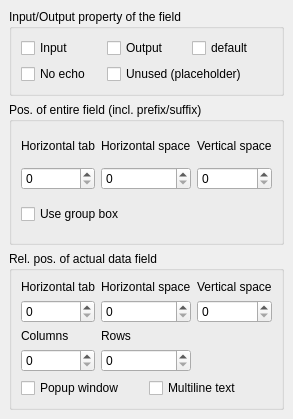
<ui version="4.0" >
 <author></author>
 <comment></comment>
 <exportmacro></exportmacro>
 <class>IDD_IOPage</class>
 <widget class="QWidget" name="IDD_IOPage" >
  <property name="geometry" >
   <rect>
    <x>0</x>
    <y>0</y>
    <width>291</width>
    <height>419</height>
   </rect>
  </property>
  <property name="sizePolicy" >
   <sizepolicy>
    <hsizetype>7</hsizetype>
    <vsizetype>7</vsizetype>
    <horstretch>0</horstretch>
    <verstretch>0</verstretch>
   </sizepolicy>
  </property>
  <property name="windowTitle" >
   <string>IO+Layout</string>
  </property>
  <layout class="QVBoxLayout" >
   <property name="margin" >
    <number>9</number>
   </property>
   <property name="spacing" >
    <number>6</number>
   </property>
   <item>
    <widget class="QGroupBox" name="GroupBox_IDC_STATIC" >
     <property name="sizePolicy" >
      <sizepolicy>
       <hsizetype>1</hsizetype>
       <vsizetype>1</vsizetype>
       <horstretch>0</horstretch>
       <verstretch>0</verstretch>
      </sizepolicy>
     </property>
     <property name="focusPolicy" >
      <enum>Qt::NoFocus</enum>
     </property>
     <property name="title" >
      <string>Input/Output property of the field</string>
     </property>
     <layout class="QGridLayout" >
      <property name="margin" >
       <number>9</number>
      </property>
      <property name="spacing" >
       <number>6</number>
      </property>
      <item row="0" column="2" >
       <widget class="QCheckBox" name="UseDefault" >
        <property name="text" >
         <string>default</string>
        </property>
       </widget>
      </item>
      <item row="0" column="1" >
       <widget class="QCheckBox" name="isOutput" >
        <property name="text" >
         <string>Output</string>
        </property>
       </widget>
      </item>
      <item row="1" column="0" >
       <widget class="QCheckBox" name="noEcho" >
        <property name="text" >
         <string>No echo</string>
        </property>
       </widget>
      </item>
      <item row="1" column="1" colspan="2" >
       <widget class="QCheckBox" name="NoFIO" >
        <property name="text" >
         <string>Unused (placeholder)</string>
        </property>
       </widget>
      </item>
      <item row="0" column="0" >
       <widget class="QCheckBox" name="isInput" >
        <property name="text" >
         <string>Input</string>
        </property>
       </widget>
      </item>
     </layout>
    </widget>
   </item>
   <item>
    <widget class="QGroupBox" name="GroupBox_IDC_STATIC1" >
     <property name="sizePolicy" >
      <sizepolicy>
       <hsizetype>7</hsizetype>
       <vsizetype>7</vsizetype>
       <horstretch>0</horstretch>
       <verstretch>0</verstretch>
      </sizepolicy>
     </property>
     <property name="focusPolicy" >
      <enum>Qt::NoFocus</enum>
     </property>
     <property name="title" >
      <string>Pos. of entire field (incl. prefix/suffix)</string>
     </property>
     <layout class="QGridLayout" >
      <property name="margin" >
       <number>9</number>
      </property>
      <property name="spacing" >
       <number>6</number>
      </property>
      <item row="2" column="0" colspan="2" >
       <widget class="QCheckBox" name="groupbox" >
        <property name="text" >
         <string>Use group box</string>
        </property>
       </widget>
      </item>
      <item row="1" column="2" >
       <widget class="QSpinBox" name="FVSpaceSPIN" >
        <property name="focusPolicy" >
         <enum>Qt::NoFocus</enum>
        </property>
       </widget>
      </item>
      <item row="1" column="1" >
       <widget class="QSpinBox" name="FHSpaceSPIN" >
        <property name="focusPolicy" >
         <enum>Qt::NoFocus</enum>
        </property>
       </widget>
      </item>
      <item row="0" column="2" >
       <widget class="QLabel" name="Label_IDC_STATIC4" >
        <property name="sizePolicy" >
         <sizepolicy>
          <hsizetype>5</hsizetype>
          <vsizetype>0</vsizetype>
          <horstretch>0</horstretch>
          <verstretch>0</verstretch>
         </sizepolicy>
        </property>
        <property name="focusPolicy" >
         <enum>Qt::NoFocus</enum>
        </property>
        <property name="text" >
         <string>Vertical space</string>
        </property>
        <property name="alignment" >
         <set>Qt::AlignLeading|Qt::AlignLeft|Qt::AlignTop</set>
        </property>
       </widget>
      </item>
      <item row="0" column="1" >
       <widget class="QLabel" name="Label_IDC_STATIC3" >
        <property name="sizePolicy" >
         <sizepolicy>
          <hsizetype>5</hsizetype>
          <vsizetype>0</vsizetype>
          <horstretch>0</horstretch>
          <verstretch>0</verstretch>
         </sizepolicy>
        </property>
        <property name="focusPolicy" >
         <enum>Qt::NoFocus</enum>
        </property>
        <property name="text" >
         <string>Horizontal space</string>
        </property>
        <property name="alignment" >
         <set>Qt::AlignLeading|Qt::AlignLeft|Qt::AlignTop</set>
        </property>
       </widget>
      </item>
      <item row="0" column="0" >
       <widget class="QLabel" name="Label_IDC_STATIC2" >
        <property name="sizePolicy" >
         <sizepolicy>
          <hsizetype>5</hsizetype>
          <vsizetype>0</vsizetype>
          <horstretch>0</horstretch>
          <verstretch>0</verstretch>
         </sizepolicy>
        </property>
        <property name="focusPolicy" >
         <enum>Qt::NoFocus</enum>
        </property>
        <property name="text" >
         <string>Horizontal tab</string>
        </property>
        <property name="alignment" >
         <set>Qt::AlignLeading|Qt::AlignLeft|Qt::AlignTop</set>
        </property>
       </widget>
      </item>
      <item row="1" column="0" >
       <widget class="QSpinBox" name="FHTabSPIN" >
        <property name="focusPolicy" >
         <enum>Qt::NoFocus</enum>
        </property>
       </widget>
      </item>
     </layout>
    </widget>
   </item>
   <item>
    <widget class="QGroupBox" name="GroupBox_IDC_STATIC2" >
     <property name="sizePolicy" >
      <sizepolicy>
       <hsizetype>7</hsizetype>
       <vsizetype>7</vsizetype>
       <horstretch>0</horstretch>
       <verstretch>0</verstretch>
      </sizepolicy>
     </property>
     <property name="focusPolicy" >
      <enum>Qt::NoFocus</enum>
     </property>
     <property name="title" >
      <string>Rel. pos. of actual data field</string>
     </property>
     <layout class="QGridLayout" >
      <property name="margin" >
       <number>9</number>
      </property>
      <property name="spacing" >
       <number>6</number>
      </property>
      <item row="3" column="0" >
       <widget class="QSpinBox" name="ColsSPIN" >
        <property name="focusPolicy" >
         <enum>Qt::NoFocus</enum>
        </property>
       </widget>
      </item>
      <item row="4" column="2" colspan="2" >
       <widget class="QCheckBox" name="MultiLine" >
        <property name="text" >
         <string>Multiline text</string>
        </property>
       </widget>
      </item>
      <item row="4" column="0" colspan="2" >
       <widget class="QCheckBox" name="Popupw" >
        <property name="text" >
         <string>Popup window</string>
        </property>
       </widget>
      </item>
      <item row="2" column="1" colspan="2" >
       <widget class="QLabel" name="Label_IDC_STATIC9" >
        <property name="sizePolicy" >
         <sizepolicy>
          <hsizetype>5</hsizetype>
          <vsizetype>0</vsizetype>
          <horstretch>0</horstretch>
          <verstretch>0</verstretch>
         </sizepolicy>
        </property>
        <property name="focusPolicy" >
         <enum>Qt::NoFocus</enum>
        </property>
        <property name="text" >
         <string>Rows</string>
        </property>
        <property name="alignment" >
         <set>Qt::AlignLeading|Qt::AlignLeft|Qt::AlignTop</set>
        </property>
       </widget>
      </item>
      <item row="0" column="0" >
       <widget class="QLabel" name="Label_IDC_STATIC5" >
        <property name="focusPolicy" >
         <enum>Qt::NoFocus</enum>
        </property>
        <property name="text" >
         <string>Horizontal tab</string>
        </property>
        <property name="alignment" >
         <set>Qt::AlignLeading|Qt::AlignLeft|Qt::AlignTop</set>
        </property>
       </widget>
      </item>
      <item row="1" column="1" colspan="2" >
       <widget class="QSpinBox" name="DHSpaceSPIN" >
        <property name="focusPolicy" >
         <enum>Qt::NoFocus</enum>
        </property>
       </widget>
      </item>
      <item row="3" column="1" colspan="2" >
       <widget class="QSpinBox" name="RowsSPIN" >
        <property name="focusPolicy" >
         <enum>Qt::NoFocus</enum>
        </property>
       </widget>
      </item>
      <item row="2" column="0" >
       <widget class="QLabel" name="Label_IDC_STATIC8" >
        <property name="sizePolicy" >
         <sizepolicy>
          <hsizetype>5</hsizetype>
          <vsizetype>0</vsizetype>
          <horstretch>0</horstretch>
          <verstretch>0</verstretch>
         </sizepolicy>
        </property>
        <property name="focusPolicy" >
         <enum>Qt::NoFocus</enum>
        </property>
        <property name="text" >
         <string>Columns</string>
        </property>
        <property name="alignment" >
         <set>Qt::AlignLeading|Qt::AlignLeft|Qt::AlignTop</set>
        </property>
       </widget>
      </item>
      <item row="0" column="1" colspan="2" >
       <widget class="QLabel" name="Label_IDC_STATIC6" >
        <property name="focusPolicy" >
         <enum>Qt::NoFocus</enum>
        </property>
        <property name="text" >
         <string>Horizontal space</string>
        </property>
        <property name="alignment" >
         <set>Qt::AlignLeading|Qt::AlignLeft|Qt::AlignTop</set>
        </property>
       </widget>
      </item>
      <item row="0" column="3" >
       <widget class="QLabel" name="Label_IDC_STATIC7" >
        <property name="focusPolicy" >
         <enum>Qt::NoFocus</enum>
        </property>
        <property name="text" >
         <string>Vertical space</string>
        </property>
        <property name="alignment" >
         <set>Qt::AlignLeading|Qt::AlignLeft|Qt::AlignTop</set>
        </property>
       </widget>
      </item>
      <item row="1" column="3" >
       <widget class="QSpinBox" name="DVSpaceSPIN" >
        <property name="focusPolicy" >
         <enum>Qt::NoFocus</enum>
        </property>
       </widget>
      </item>
      <item row="1" column="0" >
       <widget class="QSpinBox" name="DHTabSPIN" >
        <property name="focusPolicy" >
         <enum>Qt::NoFocus</enum>
        </property>
       </widget>
      </item>
     </layout>
    </widget>
   </item>
  </layout>
 </widget>
 <layoutdefault spacing="6" margin="11" />
 <pixmapfunction></pixmapfunction>
 <resources/>
 <connections/>
</ui>
